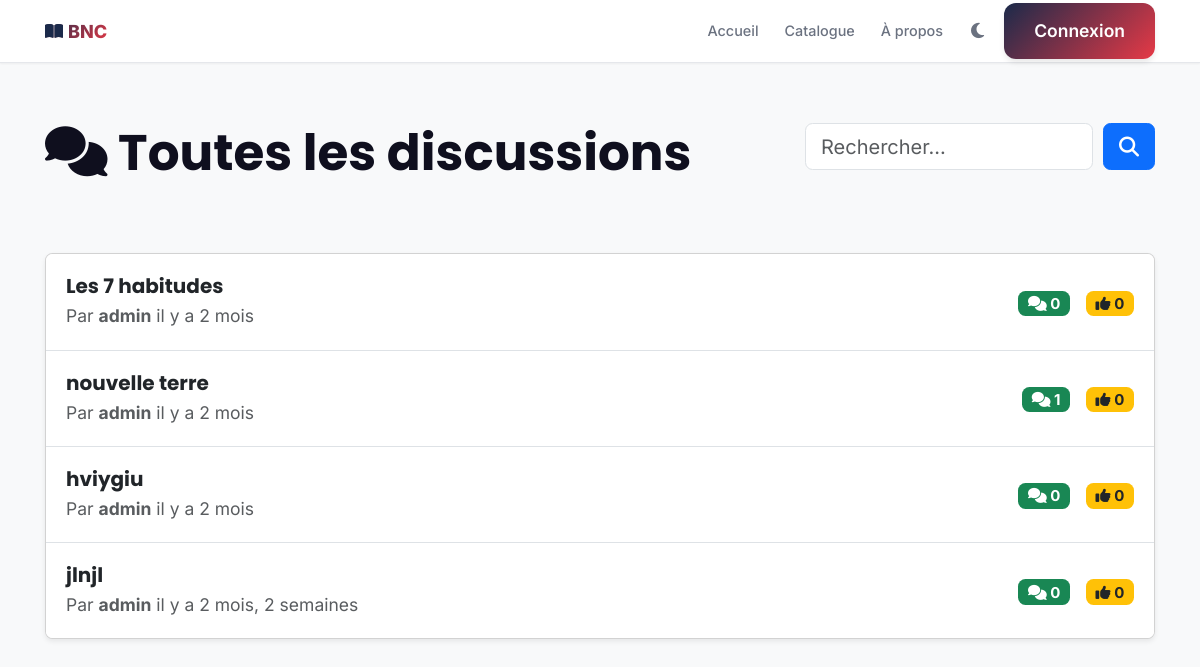
/fr/books/forum/discussions/, run on the app's committed database.
### catalogue/models.py (models this page shows, shortened)
class Discussion(models.Model):
    STATUS_CHOICES = [
        ("open", _("Ouvert")),
        ("closed", _("Fermé")),
        ("pinned", _("Épinglé")),
        ("archived", _("Archivé")),
    ]
    id = models.UUIDField(primary_key=True, default=uuid.uuid4, editable=False)
    category = models.ForeignKey(
        ForumCategory,
        on_delete=models.CASCADE,
        related_name="discussions",
        verbose_name=_("Catégorie")
    )
    author = models.ForeignKey(
        settings.AUTH_USER_MODEL,
        on_delete=models.CASCADE,
        related_name="forum_discussions",
        verbose_name=_("Auteur")
    )
    title = models.CharField(_("Titre"), max_length=200)
    content = models.TextField(_("Contenu"))
    status = models.CharField(
        _("Statut"),
        max_length=20,
        choices=STATUS_CHOICES,
        default="open"
    )
    views_count = models.IntegerField(_("Vues"), default=0)
    comments_count = models.IntegerField(_("Commentaires"), default=0)
    upvotes_count = models.IntegerField(_("Upvotes"), default=0)
    is_edited = models.BooleanField(_("Modifié"), default=False)
    last_comment_at = models.DateTimeField(_("Dernier commentaire"), null=True, blank=True)
    created_at = models.DateTimeField(_("Créé le"), auto_now_add=True)
    updated_at = models.DateTimeField(_("Mis à jour le"), auto_now=True)
    class Meta:
        verbose_name = _("Discussion")
        verbose_name_plural = _("Discussions")
        ordering = ["-created_at"]
        indexes = [
            models.Index(fields=["category", "-created_at"]),
            models.Index(fields=["author", "-created_at"]),
            models.Index(fields=["status", "-created_at"]),
        ]

### users/models.py (models this page shows, shortened)
class CustomUser(AbstractBaseUser, PermissionsMixin):
    SUPER_ADMIN = "super_admin"
    LIBRARY_ADMIN = "library_admin"
    READER = "reader"
    ROLE_CHOICES = [
        (SUPER_ADMIN, _("Super Administrateur")),
        (LIBRARY_ADMIN, _("Administrateur Bibliothèque")),
        (READER, _("Lecteur")),
    ]
    SUBSCRIPTION_ACTIVE = "active"
    SUBSCRIPTION_SUSPENDED = "suspended"
    SUBSCRIPTION_EXPIRED = "expired"
    SUBSCRIPTION_STATUS_CHOICES = [
        (SUBSCRIPTION_ACTIVE, _("Actif")),
        (SUBSCRIPTION_SUSPENDED, _("Suspendu")),
        (SUBSCRIPTION_EXPIRED, _("Expiré")),
    ]
    email = models.EmailField(_("Email"), unique=True, max_length=255, null=True, blank=True)
    username = models.CharField(_("Nom d'utilisateur"), max_length=150, unique=True)
    first_name = models.CharField(_("Prénom"), max_length=150, blank=True)
    last_name = models.CharField(_("Nom"), max_length=150, blank=True)
    role = models.CharField(
        _("Rôle"),
        max_length=20,
        choices=ROLE_CHOICES,
        default=READER
    )
    is_active = models.BooleanField(_("Actif"), default=True)
    is_staff = models.BooleanField(_("Staff"), default=False)
    date_of_birth = models.DateField(_("Date de naissance"), null=True, blank=True)
    avatar = models.ImageField(
        _("Avatar"),
        upload_to="users/avatars/%Y/%m/",
        null=True,
        blank=True
    )
    phone_regex = RegexValidator(
        regex=r'^\+?1?\d{9,15}$',
        message=_("Le numéro de téléphone doit être au format: +999999999")
    )
    phone = models.CharField(
        _("Téléphone"),
        validators=[phone_regex],
        max_length=20, # Augmenté pour sécurité + format international
        unique=True,   # CRITIQUE pour l'authentification par téléphone
        error_messages={
            'unique': _("Ce numéro de téléphone est déjà associé à un compte."),
        },
        null=True,     # Nullable pour les anciens comptes email-only
        blank=True
    )
    is_phone_verified = models.BooleanField(_("Téléphone vérifié"), default=False)
    otp_code = models.CharField(_("Code OTP"), max_length=6, null=True, blank=True)
    otp_created_at = models.DateTimeField(_("Date création OTP"), null=True, blank=True)
    otp_attempts = models.IntegerField(_("Tentatives OTP"), default=0)
    address = models.CharField(_("Adresse"), max_length=255, blank=True)
    city = models.CharField(_("Ville"), max_length=100, blank=True)
    country = models.CharField(_("Pays"), max_length=100, blank=True)
    subscription_status = models.CharField(
        _("Statut abonnement"),
        max_length=20,
        choices=SUBSCRIPTION_STATUS_CHOICES,
        default=SUBSCRIPTION_ACTIVE
    )
    subscription_end_date = models.DateTimeField(
        _("Fin d'abonnement"),
        null=True,
        blank=True
    )
    preferred_language = models.CharField(
        _("Langue préférée"),
        max_length=5,
        default='fr',
        choices=[
            ('fr', _('Français')),
            ('en', _('English')),
            ('ar', _('العربية')),
        ]
    )
    date_joined = models.DateTimeField(_("Date de création"), auto_now_add=True)
    updated_at = models.DateTimeField(_("Dernière modification"), auto_now=True)
    objects = CustomUserManager()
    USERNAME_FIELD = "email"
    REQUIRED_FIELDS = ["username"]
    class Meta:
        verbose_name = _("Utilisateur")
        verbose_name_plural = _("Utilisateurs")
        ordering = ["-date_joined"]
        indexes = [
            models.Index(fields=["email"]),
            models.Index(fields=["username"]),
            models.Index(fields=["role"]),
        ]

### catalogue/forum_views.py (the view)
# urls.py: path('forum/discussions/', forum_views.forum_threads_view, name='forum_threads'),
def forum_threads_view(request):
    query = request.GET.get('q', '')
    sort = request.GET.get('sort', '-created_at')
    page = request.GET.get('page', 1)
    discussions = Discussion.objects.all()
    if query:
        discussions = discussions.filter(
            Q(title__icontains=query) |
            Q(content__icontains=query) |
            Q(author__username__icontains=query)
        )
    discussions = discussions.order_by(sort)
    paginator = Paginator(discussions, 20)
    page_obj = paginator.get_page(page)
    context = {
        'page_obj': page_obj,
        'discussions': page_obj.object_list,
        'query': query,
        'sort': sort,
        'total_count': discussions.count(),
    }
    return render(request, 'catalogue/threads_list.html', context)

### catalogue/context_processors.py (called while the page is built)
def site_configuration(request):
    return {
        'site_config': SiteConfiguration.load()
    }

def featured_books(request):
    try:
        books = Book.objects.annotate(
            popularity_score = (
                Coalesce(F('reads_count'), 0) * 0.3 +
                Coalesce(F('downloads_count'), 0) * 0.4 +
                (Coalesce(F('rating'), 0) * 30)
            )
        ).filter(is_published=True).order_by('-popularity_score', '-created_at')[:8]
    except Exception:
        books = Book.objects.filter(is_published=True).order_by('-created_at')[:8]
    return {'featured_books': books}

def site_categories(request):
    try:
        categories = Category.objects.all()[:10]
    except Exception:
        categories = []
    return {'site_categories': categories}

def social_links(request):
    try:
        links = LienSocial.objects.filter(is_active=True)
    except Exception:
        links = []
    return {'liens_sociaux': links}

### catalogue/models.py (called while the page is built)
    @classmethod
    def load(cls):
        obj, created = cls.objects.get_or_create(pk=1)
        return obj

### config/pwa_config.py (called while the page is built)
    def __call__(self, request):
        response = self.get_response(request)
        response['Service-Worker-Allowed'] = '/'
        if request.path.startswith('/static/'):
            response['Cache-Control'] = f'public, max-age={PWAConfig.CACHE_MAX_AGE["static"]}'
        elif request.path.startswith('/media/'):
            response['Cache-Control'] = f'public, max-age={PWAConfig.CACHE_MAX_AGE["images"]}'
        elif request.path.startswith('/api/'):
            response['Cache-Control'] = f'public, max-age={PWAConfig.CACHE_MAX_AGE["api"]}'
        return response

### templates/catalogue/threads_list.html (shortened to what this page needs)
{% extends "base.html" %}
{% load i18n %}
{% block content %}
<div class="container mt-5">
    <div class="row mb-5">
        <div class="col-md-8">
            <h1><i class="fas fa-comments"></i> Toutes les discussions</h1>
        </div>
        <div class="col-md-4">
            <form class="d-flex" method="get">
                <input class="form-control" type="search" name="q" placeholder="Rechercher..." value="{{ query }}">
                <button class="btn btn-primary ms-2" type="submit"><i class="fas fa-search"></i></button>
            </form>
        </div>
    </div>
    {% if discussions %}
    <div class="card shadow-sm">
        <div class="list-group list-group-flush">
            {% for discussion in discussions %}
            <a href="{% url 'catalogue:forum_thread_detail' discussion.id %}" class="list-group-item list-group-item-action p-3">
                <div class="row align-items-center">
                    <div class="col-md-8">
                        <h6 class="mb-1">{{ discussion.title }}</h6>
                        <p class="text-muted small mb-0">
                            Par <strong>{{ discussion.author.username }}</strong>
                            {% if discussion.created_at %}
                            il y a {{ discussion.created_at|timesince }}
                            {% endif %}
                        </p>
                    </div>
                    <div class="col-md-4 text-end">
                        <span class="badge bg-success me-2"><i class="fas fa-comments"></i> {{ discussion.comments_count }}</span>
                        <span class="badge bg-warning text-dark"><i class="fas fa-thumbs-up"></i> {{ discussion.upvotes_count }}</span>
                    </div>
                </div>
            </a>
            {% endfor %}
        </div>
    </div>
    {% else %}
    <div class="alert alert-info" role="alert">
        <i class="fas fa-info-circle"></i> Aucune discussion trouvée.
    </div>
    {% endif %}
</div>
{% endblock %}

### templates/base.html (style rules this page uses)
:root { --primary: #1B2A4A; --primary-dark: #0F1D36; --secondary: #E63946; --secondary-dark: #C1121F; --accent: #E63946; --success: #10B981; --warning: #F59E0B; --danger: #EF4444; --light: #F8F9FA; --light-alt: #FFFFFF; --dark: #0F0F1E; --dark-alt: #1A1A2E; --border: #E5E7EB; --text-light: #6B7280; --radius-sm: 8px; --radius-md: 12px; --radius-lg: 16px; --radius-xl: 24px; --shadow-sm: 0 1px 2px 0 rgba(0, 0, 0, 0.05); --shadow-md: 0 4px 6px -1px rgba(0, 0, 0, 0.1); --shadow-lg: 0 10px 15px -3px rgba(0, 0, 0, 0.1); --shadow-xl: 0 20px 25px -5px rgba(0, 0, 0, 0.1); }
* { font-family: 'Inter', sans-serif; }
h1, h2, h3, h4, h5, h6 { font-family: 'Poppins', sans-serif; font-weight: 700; }
html { font-size: 125%; }
body { background-color: var(--light); color: var(--dark); transition: background-color 0.3s ease; padding-bottom: 42px; }

### data on the page
Discussion: title "Les 7 habitudes", author.username "admin", created_at "2 mois", comments_count "0", upvotes_count "0"
Discussion: title "nouvelle terre", author.username "admin", created_at "2 mois", comments_count "1", upvotes_count "0"
Discussion: title "hviygiu", author.username "admin", created_at "2 mois", comments_count "0", upvotes_count "0"
Discussion: title "jlnjl", author.username "admin", created_at "2 mois, 2 semaines", comments_count "0", upvotes_count "0"
